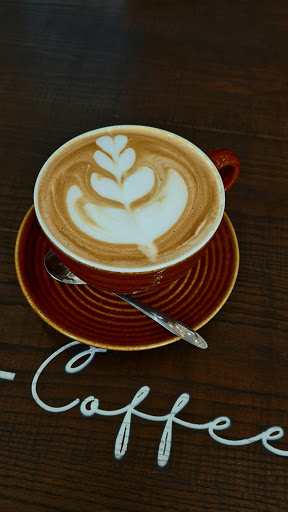
#> input picture views/2021-03-14_dark.jpg, 288 x 512 px; its folder holds only this picture in this run
$ python -i Photo_app.py   (imports and definitions only)   (older library calls are emulated)
#> lines starting #> are read from the running program, lines starting #| are printed output that depends on the picture
import sys, os

from PyQt5 import QtCore, QtWidgets
from PyQt5.QtWidgets import QDialog, QApplication, QMainWindow, QFileDialog, QLabel
from PyQt5.QtGui import QPixmap
from PyQt5.uic import loadUi
from PyQt5.QtGui import QResizeEvent

import cv2
import numpy as np
from numpy.fft import fft2, ifft2, fftshift, ifftshift
from matplotlib.image import imread
from IPython.display import Image
import matplotlib.pyplot as plt
from matplotlib.colors import NoNorm
from scipy import ndimage
from scipy.interpolate import UnivariateSpline
from PIL import Image
import math


def _create_LUT_8UC1(x, y):
    spl = UnivariateSpline(x, y)
    return spl(range(256))


class WarmingFilter:
    def __init__(self):
        self.incr_ch_lut = _create_LUT_8UC1([0, 64, 128, 192, 256],
                                            [0, 70, 140, 210, 256])
        self.decr_ch_lut = _create_LUT_8UC1([0, 64, 128, 192, 256],
                                            [0, 30, 80, 120, 192])

    def render(self, img_rgb):
        c_b, c_g, c_r = cv2.split(img_rgb)
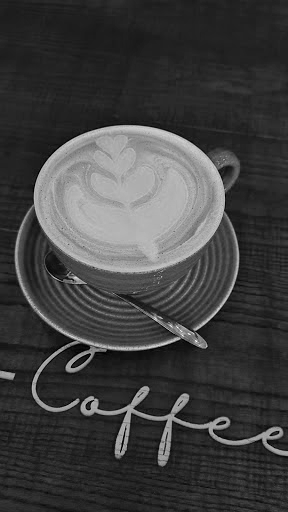
#> c_b: shape (512, 288); min 0, max 255, mean 64
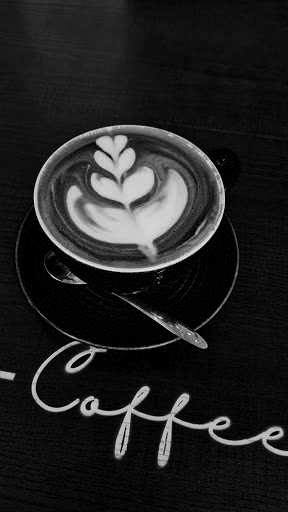
#> c_r: shape (512, 288); min 0, max 244, mean 33.9
        c_r = cv2.LUT(c_r, self.incr_ch_lut).astype(np.uint8)
        c_b = cv2.LUT(c_b, self.decr_ch_lut).astype(np.uint8)
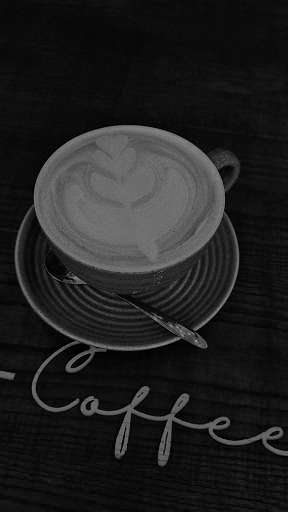
#> c_b: shape (512, 288); min 0, max 190, mean 32.2
        img_rgb = cv2.merge((c_r, c_g, c_b))
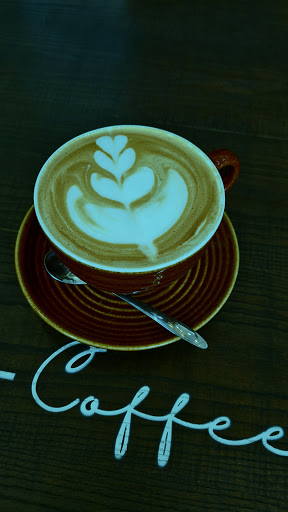
#> img_rgb: shape (512, 288, 3); mean B, G, R 36, 49.7, 32.2

        # increase color saturation
        c_h, c_s, c_v = cv2.split(cv2.cvtColor(img_rgb,
                                               cv2.COLOR_RGB2HSV))
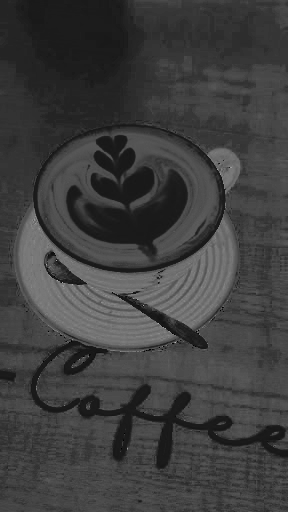
#> c_h: shape (512, 288); min 0, max 177, mean 62.7
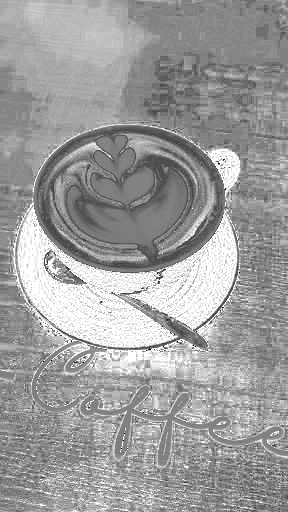
#> c_s: shape (512, 288); min 0, max 255, mean 156.8
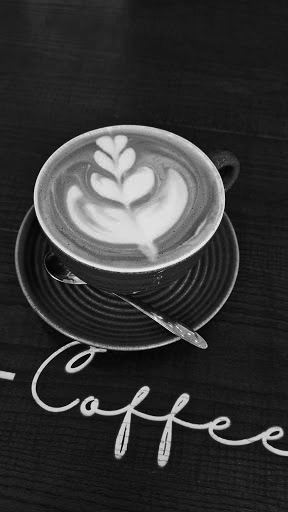
#> c_v: shape (512, 288); min 0, max 255, mean 52.9
        c_s = cv2.LUT(c_s, self.incr_ch_lut).astype(np.uint8)
        return cv2.cvtColor(cv2.merge((c_h, c_s, c_v)),
                            cv2.COLOR_HSV2RGB)


class CoolingFilter:
    # [154 lines left out: functions __init__, render, lowPassButterWorth, highPassGaussian, convolution, createGaussianKernel and 4 more, not called in this run]


class MainWindow(QMainWindow):
    def __init__(self):
        super(MainWindow, self).__init__()
        loadUi("main_window.ui", self)
        self.actionOpen.triggered.connect(self.openFile)
        self.actionExit.triggered.connect(self.exit)
        self.btn_edit.clicked.connect(self.editImage)
        self.btn_rotate.clicked.connect(self.rotate)
        # self.btn_zin.clicked.connect(self.zoom_in)
        # self.btn_zout.clicked.connect(self.btn_zout)

    # [25 lines left out: functions openFile, show_image, editImage, not called in this run]

    def exit(self):
        widget.close()

    def rotate(self):
        Image.Image.rotate(90)

    def zoom_in(self):
        print()

    def zoom_out(self):
        print()


class Label(QLabel):
    # [11 lines left out: functions __init__, setPixmapNew, not called in this run]

    def resizeEvent(self, a0: QResizeEvent) -> None:
        self.updateMargins()
        super(Label, self).resizeEvent(a0)

    # [57 lines left out: functions updateMargins, cacel, controller, not called in this run]


class EditWindow(QDialog):
    # [33 lines left out: functions __init__, back, not called in this run]

    def show_img(self, img_path):
        self.display.setPixmap(QPixmap(img_path).scaled(1041, 721, QtCore.Qt.KeepAspectRatio))
        self.label_name.setText(fname[0])

    def cancel(self):
        cacel()
        self.back()

    def original(self):
        self.show_img(fname[0])

    # [177 lines left out: functions invert, sobel, exposure_gfc, warm, cool, lpf and 7 more, not called in this run]

    def Highlights(self):
        value = str(self.highlights.value())
        self.Highlights_value.setText(value)

    def Shadows(self):
        value = str(self.shadows.value())
        self.Shadows_value.setText(value)

    def Tint(self):
        value = str(self.tint.value())
        self.Tint_value.setText(value)

    def Warmth(self):
        value = str(self.warmth.value())
        self.Warmth_value.setText(value)

    def Clarity(self):
        value = str(self.clarity.value())
        self.Clarity_value.setText(value)

    def Vignette(self):
        value = str(self.vignette.value())
        self.Vignette_value.setText(value)


# [1 line not run here, left out]
# [1 line that did not run here, left out]
# [1 line that did not run here, left out]
# [5 lines not run here, left out]

>>> import cv2
>>> picture = cv2.cvtColor(cv2.imread('2021-03-14_dark.jpg'), cv2.COLOR_BGR2RGB)
>>> result = WarmingFilter().render(picture)

$ run again, on views/D24_01.jpg
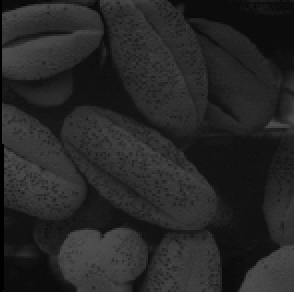
#> input picture views/D24_01.jpg, 147 x 146 px (shown 2 times larger)
#> picture is the input picture: shape (146, 147, 3); min 0, max 79, mean 38.2
#> in render, `c_h, c_s, c_v = cv2.split(cv2.cvtColor(img_rgb, cv2.COLOR_RGB2HSV))`:
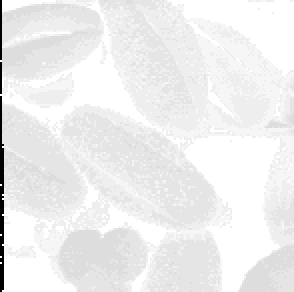
#> c_h: shape (146, 147) (shown 2 times larger); min 0, max 30, mean 28; drawn with min black and max white
#> in render, `c_h, c_s, c_v = cv2.split(cv2.cvtColor(img_rgb, cv2.COLOR_RGB2HSV))`:
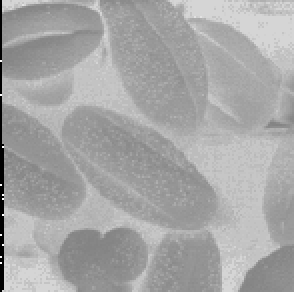
#> c_s: shape (146, 147) (shown 2 times larger); min 0, max 255, mean 166.2
